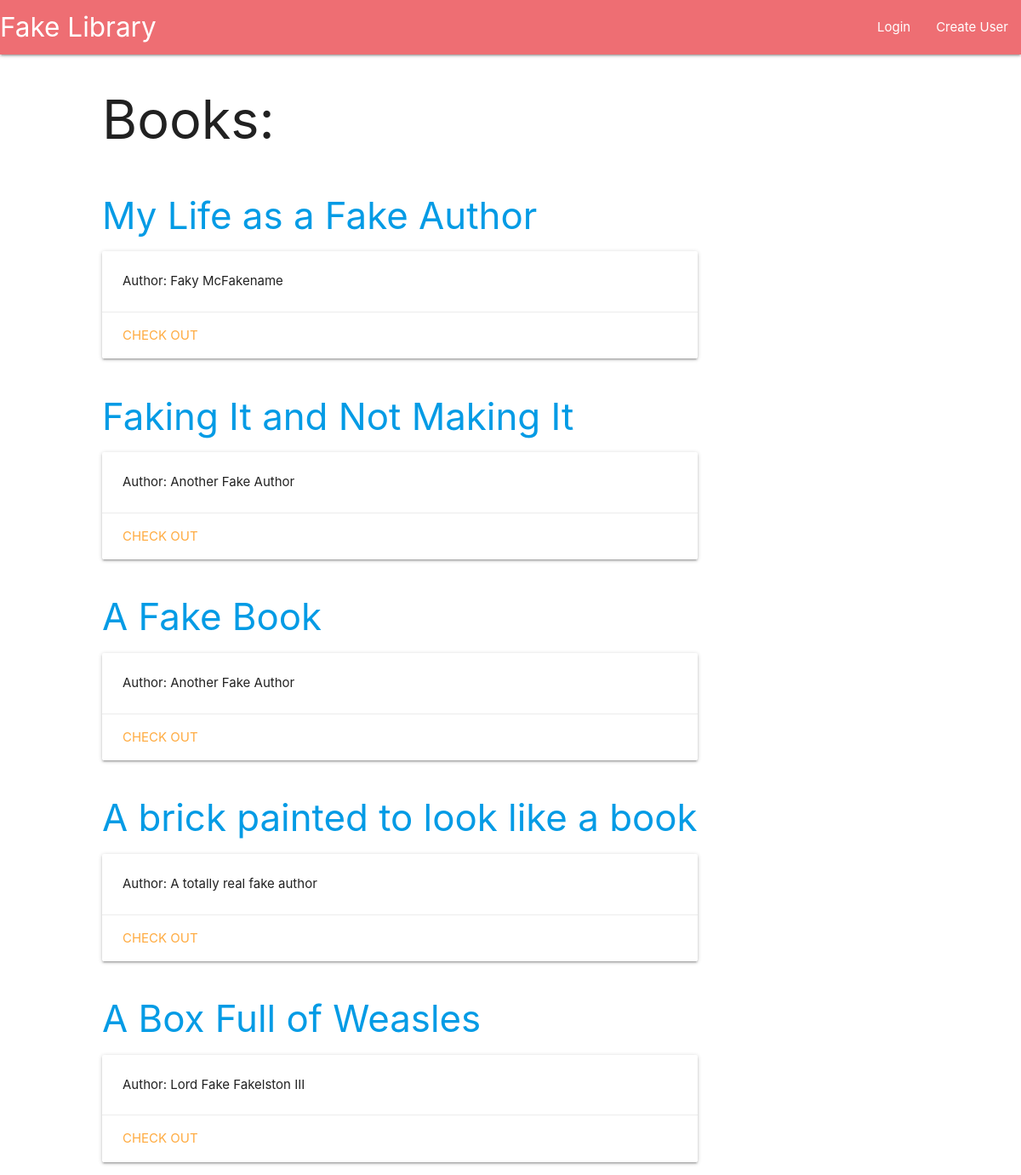
/library/index/, run on the app's committed database.
### library/models.py (models this page shows, shortened)
class Books(models.Model):
    title=models.CharField(max_length=50)
    publish_date=models.DateTimeField()
    author=models.ForeignKey(Author, on_delete=models.PROTECT)
    checked_out=models.BooleanField()
    checked_out_by=models.ForeignKey(User, models.SET_NULL, blank=True, null=True)

class Author(models.Model):
    author=models.CharField(max_length=30)

### library/views.py (the view)
# urls.py: path('', views.index, name='index'),
def index(request):
    authors = Author.objects.all()
    books = Books.objects.all()
    checkout = Book_checkout.objects.all()
    context = {
        'authors':authors,
        'books':books,
        'checkout':checkout,
    }
    return render(request, 'library/index.html', context)

### library/templates/library/index.html (shortened to what this page needs)
{% extends 'library/base.html'%}
{% block content %}
<div class="bigoldiv">
<div class=books>
    <h1>Books:</h1>
    {% for book in books %}
    <div class="col s12 m7">
       <h3> <a href="{% url 'library:bookinfo' book.id %}" class="header">{{book.title}} </a> </h3>
        <div class="card horizontal">
          <div class="card-stacked">
            <div class="card-content">
              <p>Author: {{book.author.author}}</p>
            </div>
            {% if book.checked_out %}
            <div class="card-action">
              <p class="checkout" disabled href="#">CHECK OUT</p>
            </div>
            {% else %}
            <div class="card-action">
              <a href="{% url 'library:checkout' book.id %}">Check Out</a>
            </div>
            {% endif %}
          </div>
        </div>
      </div>
    {% endfor %}
</div>
</div>
{% endblock %}

### library/templates/library/base.html (style rules this page uses)
.bigoldiv { margin: 0 auto; display: flex; max-width: 80vw; }
.books { display: flex; flex-direction: column }

### data on the page
Books: title "My Life as a Fake Author", author.author "Faky McFakename", checked_out "CHECK OUT"
Books: title "Faking It and Not Making It", author.author "Another Fake Author", checked_out "CHECK OUT"
Books: title "A Fake Book", author.author "Another Fake Author", checked_out "CHECK OUT"
Books: title "A brick painted to look like a book", author.author "A totally real fake author", checked_out "CHECK OUT"
Books: title "A Box Full of Weasles", author.author "Lord Fake Fakelston III", checked_out "CHECK OUT"
